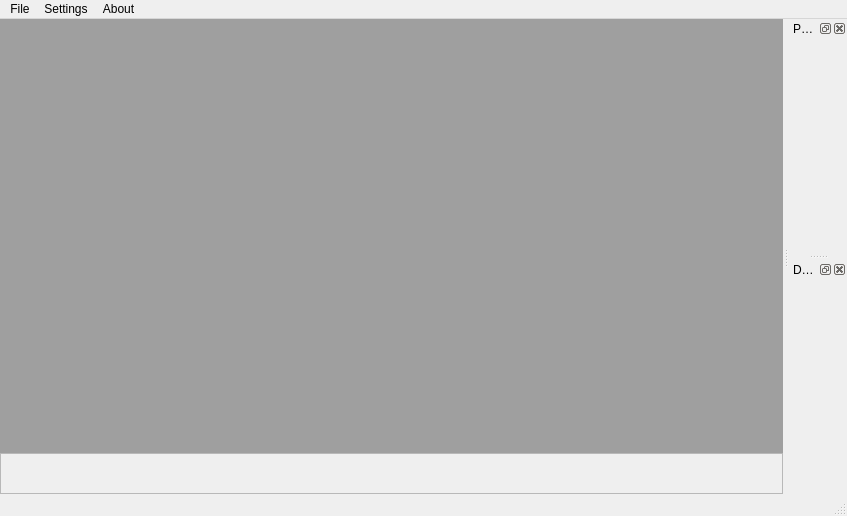
<?xml version="1.0" encoding="UTF-8"?>
<ui version="4.0">
 <class>MainWindow</class>
 <widget class="QMainWindow" name="MainWindow">
  <property name="geometry">
   <rect>
    <x>0</x>
    <y>0</y>
    <width>847</width>
    <height>516</height>
   </rect>
  </property>
  <property name="windowTitle">
   <string>MainWindow</string>
  </property>
  <widget class="QWidget" name="centralWidget">
   <layout class="QVBoxLayout" name="verticalLayout_2">
    <property name="spacing">
     <number>0</number>
    </property>
    <property name="margin">
     <number>0</number>
    </property>
    <item>
     <widget class="QMdiArea" name="mdiArea"/>
    </item>
    <item>
     <widget class="QFrame" name="toolbar">
      <property name="frameShape">
       <enum>QFrame::StyledPanel</enum>
      </property>
      <property name="frameShadow">
       <enum>QFrame::Raised</enum>
      </property>
      <layout class="QHBoxLayout" name="horizontalLayout">
       <property name="spacing">
        <number>0</number>
       </property>
       <property name="leftMargin">
        <number>3</number>
       </property>
       <property name="topMargin">
        <number>0</number>
       </property>
       <property name="rightMargin">
        <number>3</number>
       </property>
       <property name="bottomMargin">
        <number>0</number>
       </property>
       <item>
        <widget class="QToolButton" name="prevButton">
         <property name="toolTip">
          <string>Previous Frame</string>
         </property>
         <property name="text">
          <string/>
         </property>
         <property name="icon">
          <iconset resource="../Resources/mainwind.qrc">
           <normaloff>:/Resources/super-mono-iconset/navigation-left.png</normaloff>:/Resources/super-mono-iconset/navigation-left.png</iconset>
         </property>
         <property name="iconSize">
          <size>
           <width>32</width>
           <height>32</height>
          </size>
         </property>
         <property name="autoRaise">
          <bool>true</bool>
         </property>
        </widget>
       </item>
       <item>
        <widget class="QToolButton" name="nextButton">
         <property name="toolTip">
          <string>Next Frame</string>
         </property>
         <property name="autoFillBackground">
          <bool>false</bool>
         </property>
         <property name="text">
          <string/>
         </property>
         <property name="icon">
          <iconset resource="../Resources/mainwind.qrc">
           <normaloff>:/Resources/super-mono-iconset/navigation-right.png</normaloff>:/Resources/super-mono-iconset/navigation-right.png</iconset>
         </property>
         <property name="iconSize">
          <size>
           <width>32</width>
           <height>32</height>
          </size>
         </property>
         <property name="autoRaise">
          <bool>true</bool>
         </property>
        </widget>
       </item>
       <item>
        <widget class="QToolButton" name="controlButton">
         <property name="toolTip">
          <string>Play</string>
         </property>
         <property name="autoFillBackground">
          <bool>false</bool>
         </property>
         <property name="text">
          <string/>
         </property>
         <property name="icon">
          <iconset resource="../Resources/mainwind.qrc">
           <normaloff>:/Resources/super-mono-iconset/button-play.png</normaloff>:/Resources/super-mono-iconset/button-play.png</iconset>
         </property>
         <property name="iconSize">
          <size>
           <width>32</width>
           <height>32</height>
          </size>
         </property>
         <property name="autoRaise">
          <bool>true</bool>
         </property>
        </widget>
       </item>
       <item>
        <spacer name="horizontalSpacer">
         <property name="orientation">
          <enum>Qt::Horizontal</enum>
         </property>
         <property name="sizeHint" stdset="0">
          <size>
           <width>507</width>
           <height>20</height>
          </size>
         </property>
        </spacer>
       </item>
       <item>
        <widget class="QToolButton" name="TileviewButton">
         <property name="toolTip">
          <string>tileview</string>
         </property>
         <property name="text">
          <string/>
         </property>
         <property name="icon">
          <iconset resource="../Resources/mainwind.qrc">
           <normaloff>:/Resources/super-mono-iconset/tileview_modified.png</normaloff>:/Resources/super-mono-iconset/tileview_modified.png</iconset>
         </property>
         <property name="iconSize">
          <size>
           <width>32</width>
           <height>32</height>
          </size>
         </property>
         <property name="autoRaise">
          <bool>true</bool>
         </property>
        </widget>
       </item>
      </layout>
     </widget>
    </item>
   </layout>
  </widget>
  <widget class="QMenuBar" name="menuBar">
   <property name="geometry">
    <rect>
     <x>0</x>
     <y>0</y>
     <width>847</width>
     <height>25</height>
    </rect>
   </property>
   <widget class="QMenu" name="menuFile">
    <property name="title">
     <string>File</string>
    </property>
    <addaction name="actionOpen"/>
    <addaction name="actionWeb_Cam"/>
    <addaction name="separator"/>
    <addaction name="actionExit"/>
   </widget>
   <widget class="QMenu" name="menuImage">
    <property name="title">
     <string>Settings</string>
    </property>
    <addaction name="actionPlugins"/>
   </widget>
   <widget class="QMenu" name="menuHelp">
    <property name="title">
     <string>About</string>
    </property>
    <addaction name="actionAbout_NoobaVSS"/>
   </widget>
   <addaction name="menuFile"/>
   <addaction name="menuImage"/>
   <addaction name="menuHelp"/>
  </widget>
  <widget class="QStatusBar" name="statusBar"/>
  <widget class="QDockWidget" name="paramConfigDock">
   <property name="windowTitle">
    <string>Parameter Config</string>
   </property>
   <attribute name="dockWidgetArea">
    <number>2</number>
   </attribute>
   <widget class="QWidget" name="dockWidgetContents"/>
  </widget>
  <widget class="QDockWidget" name="debugOutputDock">
   <property name="floating">
    <bool>false</bool>
   </property>
   <property name="windowTitle">
    <string>Debug Output</string>
   </property>
   <attribute name="dockWidgetArea">
    <number>2</number>
   </attribute>
   <widget class="QWidget" name="dockWidgetContents_3"/>
  </widget>
  <action name="actionOpen">
   <property name="icon">
    <iconset resource="../Resources/mainwind.qrc">
     <normaloff>:/Resources/super-mono-iconset/folder.png</normaloff>:/Resources/super-mono-iconset/folder.png</iconset>
   </property>
   <property name="text">
    <string>Open File</string>
   </property>
   <property name="shortcut">
    <string>Ctrl+O</string>
   </property>
  </action>
  <action name="actionWeb_Cam">
   <property name="icon">
    <iconset resource="../Resources/mainwind.qrc">
     <normaloff>:/Resources/super-mono-iconset/web-cam.png</normaloff>:/Resources/super-mono-iconset/web-cam.png</iconset>
   </property>
   <property name="text">
    <string>Web Cam</string>
   </property>
   <property name="shortcut">
    <string>Ctrl+I</string>
   </property>
  </action>
  <action name="actionPlugins">
   <property name="icon">
    <iconset resource="../Resources/mainwind.qrc">
     <normaloff>:/Resources/super-mono-iconset/gears.png</normaloff>:/Resources/super-mono-iconset/gears.png</iconset>
   </property>
   <property name="text">
    <string>Plugins Configuration</string>
   </property>
   <property name="shortcut">
    <string>Ctrl+S</string>
   </property>
  </action>
  <action name="actionAbout_NoobaVSS">
   <property name="icon">
    <iconset resource="../Resources/mainwind.qrc">
     <normaloff>:/Resources/super-mono-iconset/information-balloon.png</normaloff>:/Resources/super-mono-iconset/information-balloon.png</iconset>
   </property>
   <property name="text">
    <string>About NoobaVSS</string>
   </property>
  </action>
  <action name="actionExit">
   <property name="icon">
    <iconset resource="../Resources/mainwind.qrc">
     <normaloff>:/Resources/super-mono-iconset/button-cross.png</normaloff>:/Resources/super-mono-iconset/button-cross.png</iconset>
   </property>
   <property name="text">
    <string>Exit</string>
   </property>
   <property name="shortcut">
    <string>Ctrl+X</string>
   </property>
  </action>
 </widget>
 <layoutdefault spacing="6" margin="11"/>
 <resources>
  <include location="../Resources/mainwind.qrc"/>
 </resources>
 <connections>
  <connection>
   <sender>actionOpen</sender>
   <signal>triggered()</signal>
   <receiver>MainWindow</receiver>
   <slot>onOpenFile()</slot>
   <hints>
    <hint type="sourcelabel">
     <x>-1</x>
     <y>-1</y>
    </hint>
    <hint type="destinationlabel">
     <x>345</x>
     <y>251</y>
    </hint>
   </hints>
  </connection>
  <connection>
   <sender>actionWeb_Cam</sender>
   <signal>triggered()</signal>
   <receiver>MainWindow</receiver>
   <slot>onOpenWebCam()</slot>
   <hints>
    <hint type="sourcelabel">
     <x>-1</x>
     <y>-1</y>
    </hint>
    <hint type="destinationlabel">
     <x>345</x>
     <y>251</y>
    </hint>
   </hints>
  </connection>
  <connection>
   <sender>actionPlugins</sender>
   <signal>triggered()</signal>
   <receiver>MainWindow</receiver>
   <slot>onPluginAct_triggerred()</slot>
   <hints>
    <hint type="sourcelabel">
     <x>-1</x>
     <y>-1</y>
    </hint>
    <hint type="destinationlabel">
     <x>345</x>
     <y>251</y>
    </hint>
   </hints>
  </connection>
  <connection>
   <sender>actionExit</sender>
   <signal>triggered(bool)</signal>
   <receiver>MainWindow</receiver>
   <slot>close()</slot>
   <hints>
    <hint type="sourcelabel">
     <x>-1</x>
     <y>-1</y>
    </hint>
    <hint type="destinationlabel">
     <x>345</x>
     <y>251</y>
    </hint>
   </hints>
  </connection>
 </connections>
 <slots>
  <slot>onOpenFile()</slot>
  <slot>onFlip()</slot>
  <slot>on_playButton_clicked()</slot>
  <slot>onOpenWebCam()</slot>
  <slot>onPluginAct_triggerred()</slot>
 </slots>
</ui>
